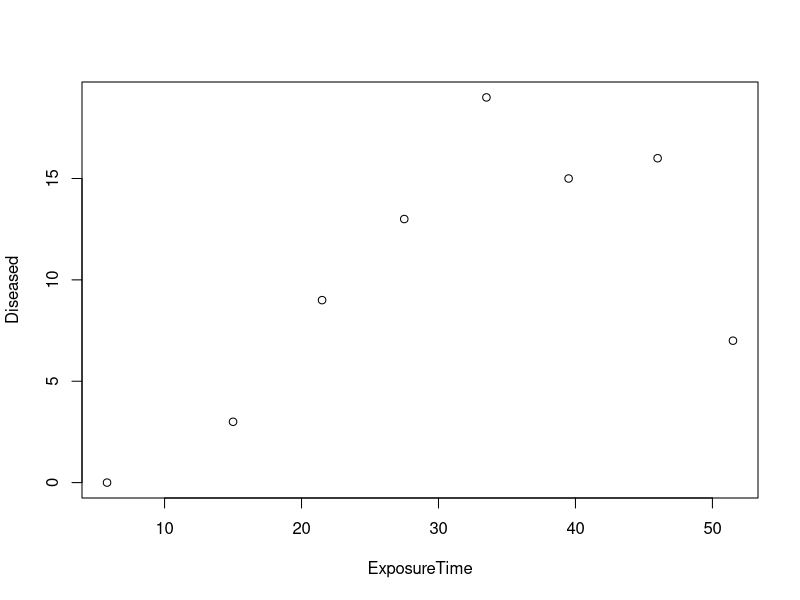
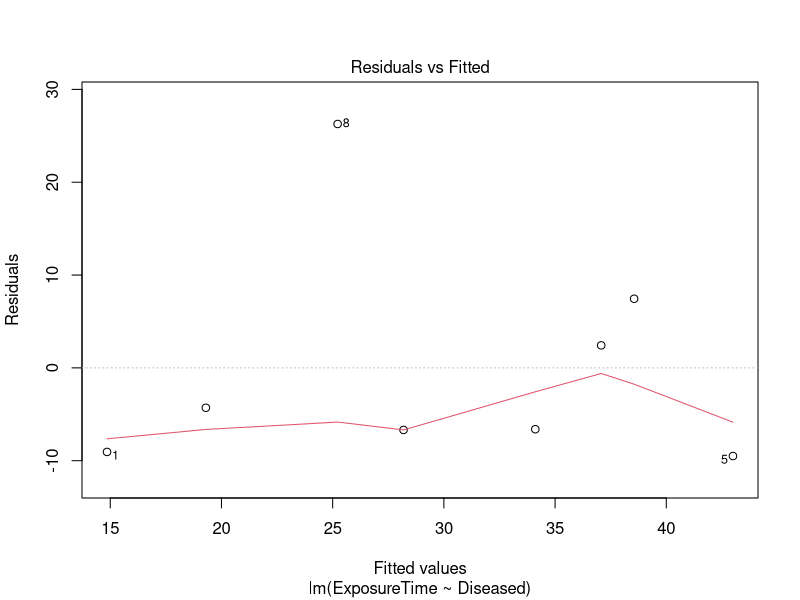
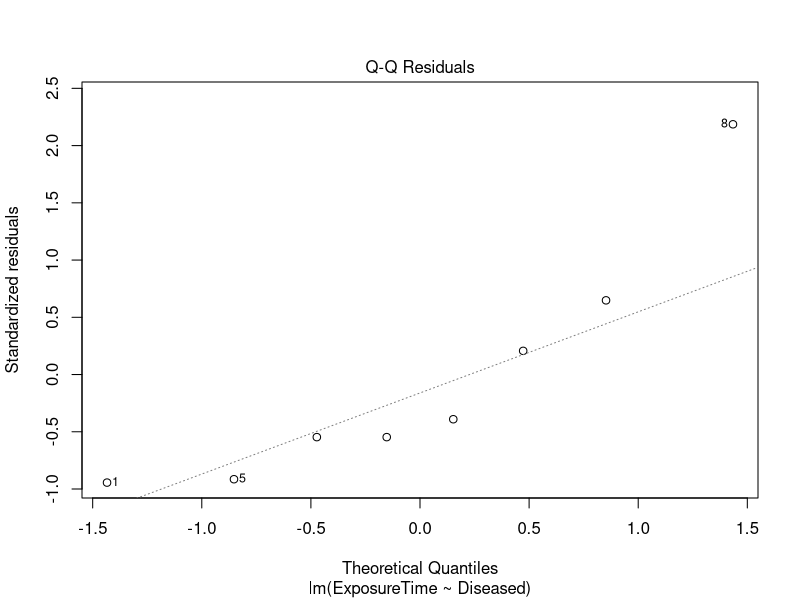
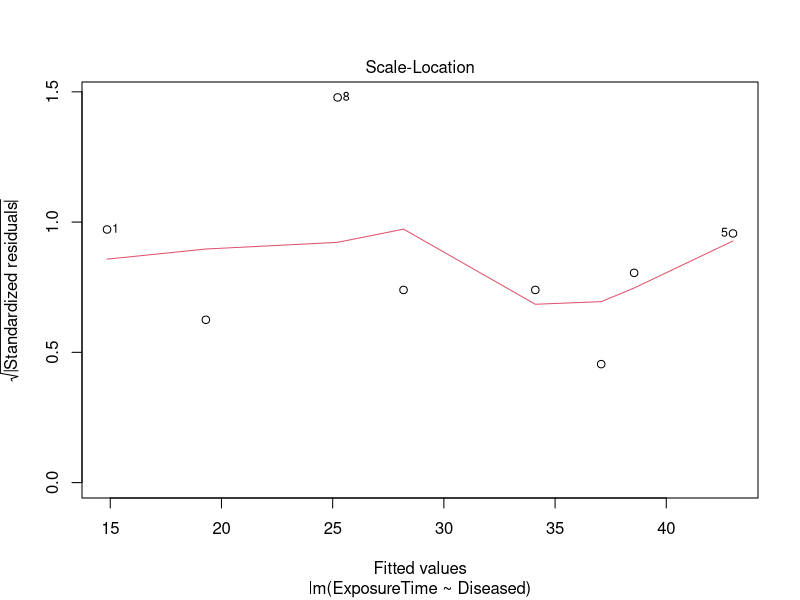
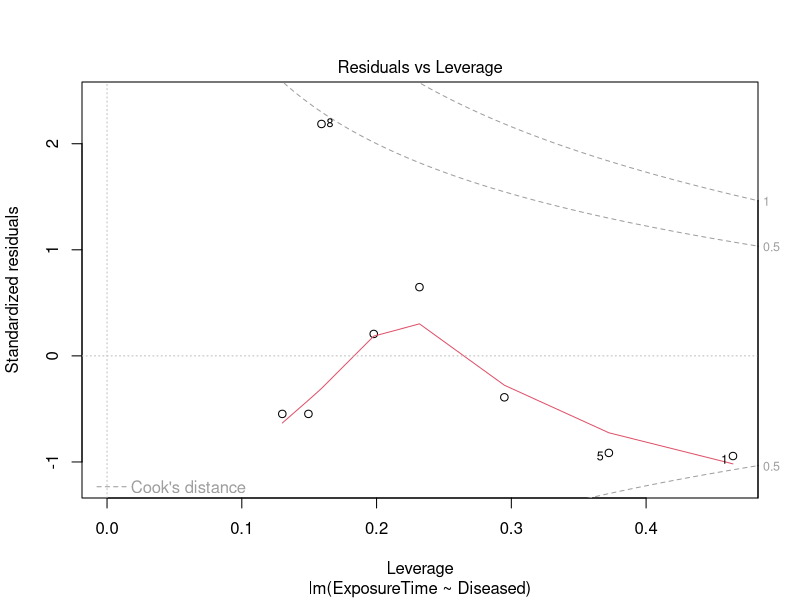

Reproduce these figures in R, in order.
ExposureTime<-c(5.8,15,21.5,27.5,33.5,39.5,46,51.5)
Normal<-c(98,51,34,35,32,23,12,4)
Diseased<-c(0,3,9,13,19,15,16,7)

df<-data.frame(ExposureTime,Normal,Diseased)
print(df)
plot(ExposureTime,Diseased)

res<-lm(ExposureTime~Diseased)
plot(res)



#b)
a <- data.frame(ExposureTime=26)
result <-  predict(res,a)
print(result)
